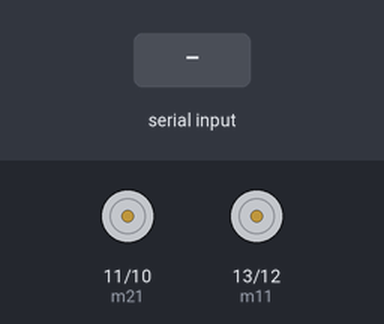
Recording of a sketch running on a simulated Arduino Uno, built with avr-gcc and run on an emulated ATmega328P. On the bench: motor-driver pin pairs drawn as motors (green arrow = first pin HIGH = forward, orange = second pin HIGH = backward, longer = more drive). The test bench sets the inputs (shaded band).

Above: at 1.2 s.
1.3 s: "f" received over Serial
At 2.5 s:
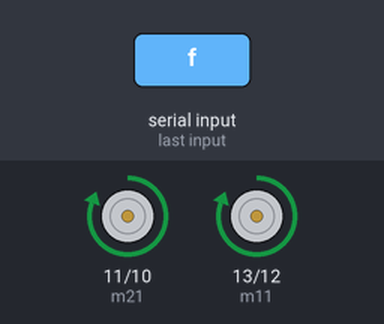
2.8 s: "b" received over Serial
At 3.6 s:
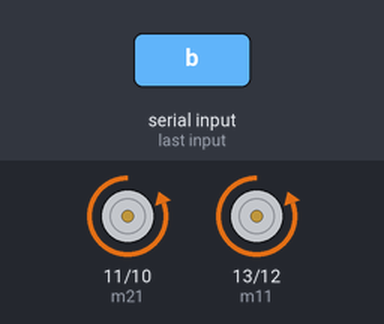
4.3 s: "l" received over Serial
At 4.8 s:
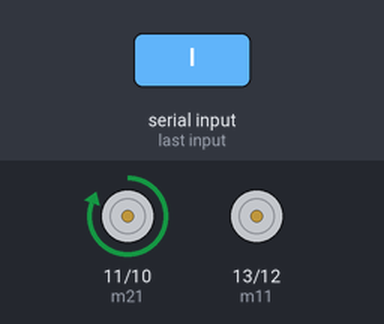
5.8 s: "r" received over Serial
At 7.0 s:
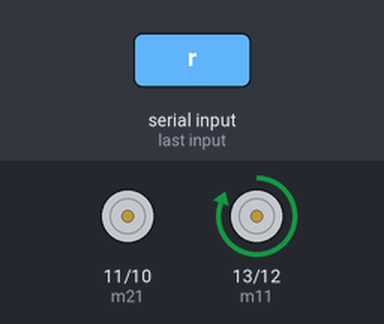
7.3 s: "s" received over Serial
At 8.3 s:
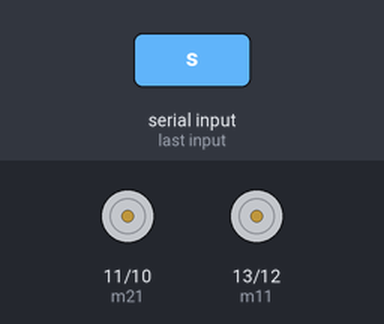
Timing chart, 0 to 9.8 s (numbered marks = the images above; inputs shaded):
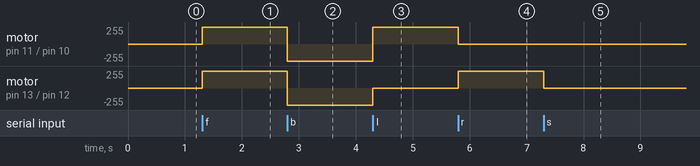

Measured:
- after the input at 1.3 s, motor on pin 11 (m21) / pin 10 (m22), motor on pin 13 (m11) / pin 12 (m12): stopped → forward 255/255 at once
- after the input at 2.8 s, motor on pin 11 (m21) / pin 10 (m22), motor on pin 13 (m11) / pin 12 (m12): forward 255/255 → backward 255/255 at once
- after the input at 4.3 s, motor on pin 11 (m21) / pin 10 (m22): backward 255/255 → forward 255/255 at once; motor on pin 13 (m11) / pin 12 (m12): backward 255/255 → stopped at once
- after the input at 5.8 s, motor on pin 11 (m21) / pin 10 (m22): forward 255/255 → stopped at once; motor on pin 13 (m11) / pin 12 (m12): stopped → forward 255/255 at once
- after the input at 7.3 s, motor on pin 13 (m11) / pin 12 (m12): forward 255/255 → stopped at once

The sketch:

sketch_apr01a.ino
```cpp
int m11 = 13;
int m12 = 12;
int m21 = 11;
int m22 = 10;
char val;


void forward()
{
  //funtionn for making the car move forward
   digitalWrite(m11, HIGH);
   digitalWrite(m12, LOW);
   digitalWrite(m21, HIGH);
   digitalWrite(m22, LOW);
}


void backward()
{

  //makes the car move backwards
  digitalWrite(m11, LOW);
  digitalWrite(m12, HIGH);
  digitalWrite(m21, LOW);
  digitalWrite(m22, HIGH);
}

void right()
{
  // makes the car go rigth
   digitalWrite(m11, HIGH);
   digitalWrite(m12, LOW);
   digitalWrite(m21, LOW);
   digitalWrite(m22, LOW);
}

void left()
{
  // make tthe car go left
  digitalWrite(m11, LOW);
  digitalWrite(m12, LOW);
  digitalWrite(m21, HIGH);
  digitalWrite(m22, LOW);

}

void stopc()
{
  digitalWrite(m11,LOW);
  digitalWrite(m12,LOW);
  digitalWrite(m21,LOW);
  digitalWrite(m22,LOW);
}

void setup() {
  // put your setup code here, to run once:
  pinMode(m11,OUTPUT);
  pinMode(m12,OUTPUT);
  pinMode(m21,OUTPUT);
  pinMode(m22,OUTPUT );

  digitalWrite(m11,LOW);
  digitalWrite(m12,LOW);
  digitalWrite(m21,LOW);
  digitalWrite(m22,LOW);

  Serial.begin(9600);
}

void loop() {
  // put your main code here, to run repeatedly:
  if(Serial.available() > 0)
  {
    val = Serial.read();
  }

  switch(val)
  {
    case 'f':
      forward();
      break;
     case 'b':
      backward();
      break;
     case 'l':
      left();
      break;
     case 'r':
      right();
      break;
     case 's':
      stopc();
      break;
      }

}
```
